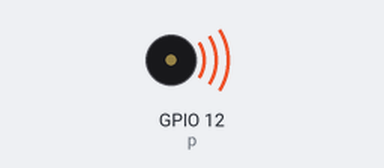
This program was run on a simulated Raspberry Pi (BCM pin numbers). Shown: buzzer (waves = sounding). At 13.7 s the program stops and its outputs stay as they are.

Above: at 0.15 s.
At 13.7 s:
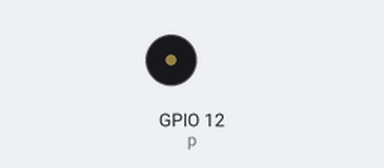
Timing chart, 0 to 15.2 s (numbered marks = the images above):
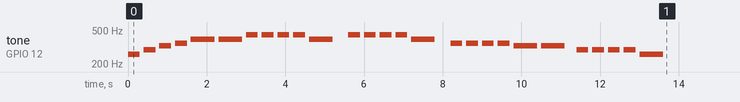

The program:

melody.py
```python
import RPi.GPIO as GPIO
import time

GPIO.setmode(GPIO.BCM)
GPIO.setup(12, GPIO.OUT)
p = GPIO.PWM(12, 100)

noten = {
    "c": 261,
    "d": 294,
    "e": 329,
    "f": 349,
    "g": 392,
    "a": 440,
    "b": 493,
}

entchen = "cdefGGaaaaGPaaaaGPffffEEpddddC"

speed = 0.3
if __name__ == '__main__':
    GPIO.output(12, True)
    p.start(20)  # 10% duty cycle sounds 'ok'

    for note in entchen:
        if note.lower() == "p":
            if note.islower():
                time.sleep(0.1)
            else:
                time.sleep(0.2)
        else:
            p.ChangeDutyCycle(20)
            p.ChangeFrequency(noten[note.lower()])
            if note.islower():
                time.sleep(speed)
            else:
                time.sleep(speed * 2)
            p.ChangeDutyCycle(0)
        time.sleep(0.1)

    p.stop()
    GPIO.cleanup()
```

Measured:
- by itself, tone on GPIO 12 (p): plays 261 Hz for 0.30 s, 294 Hz for 0.30 s, 329 Hz for 0.30 s, 349 Hz for 0.30 s, 392 Hz for 0.60 s, 392 Hz for 0.60 s … (27 notes in this stretch)
